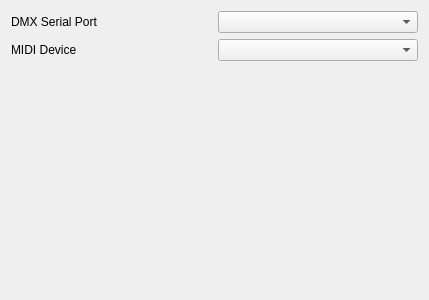
<?xml version="1.0" encoding="UTF-8"?>
<ui version="4.0">
 <class>DevicesDialog</class>
 <widget class="QDialog" name="DevicesDialog">
  <property name="geometry">
   <rect>
    <x>0</x>
    <y>0</y>
    <width>429</width>
    <height>300</height>
   </rect>
  </property>
  <property name="sizePolicy">
   <sizepolicy hsizetype="Preferred" vsizetype="Preferred">
    <horstretch>0</horstretch>
    <verstretch>0</verstretch>
   </sizepolicy>
  </property>
  <property name="minimumSize">
   <size>
    <width>0</width>
    <height>0</height>
   </size>
  </property>
  <property name="windowTitle">
   <string>Devices</string>
  </property>
  <layout class="QGridLayout" name="gridLayout">
   <item row="1" column="0">
    <widget class="QLabel" name="label_2">
     <property name="text">
      <string>MIDI Device</string>
     </property>
    </widget>
   </item>
   <item row="0" column="0">
    <widget class="QLabel" name="label">
     <property name="text">
      <string>DMX Serial Port</string>
     </property>
    </widget>
   </item>
   <item row="0" column="1">
    <widget class="QComboBox" name="serialPortDevices"/>
   </item>
   <item row="2" column="1">
    <spacer name="verticalSpacer">
     <property name="orientation">
      <enum>Qt::Vertical</enum>
     </property>
     <property name="sizeHint" stdset="0">
      <size>
       <width>20</width>
       <height>40</height>
      </size>
     </property>
    </spacer>
   </item>
   <item row="1" column="1">
    <widget class="QComboBox" name="midiDevices"/>
   </item>
  </layout>
 </widget>
 <resources/>
 <connections/>
</ui>
